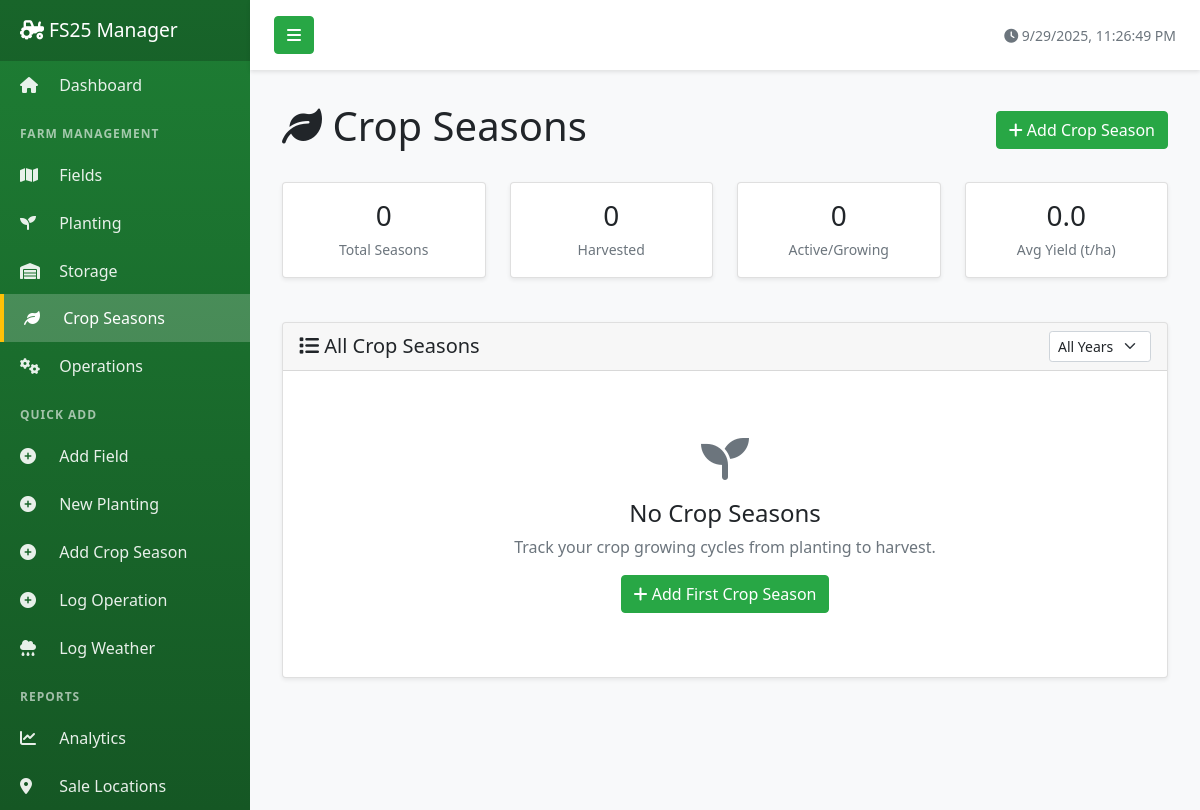
Page /crops on the earlier database version.
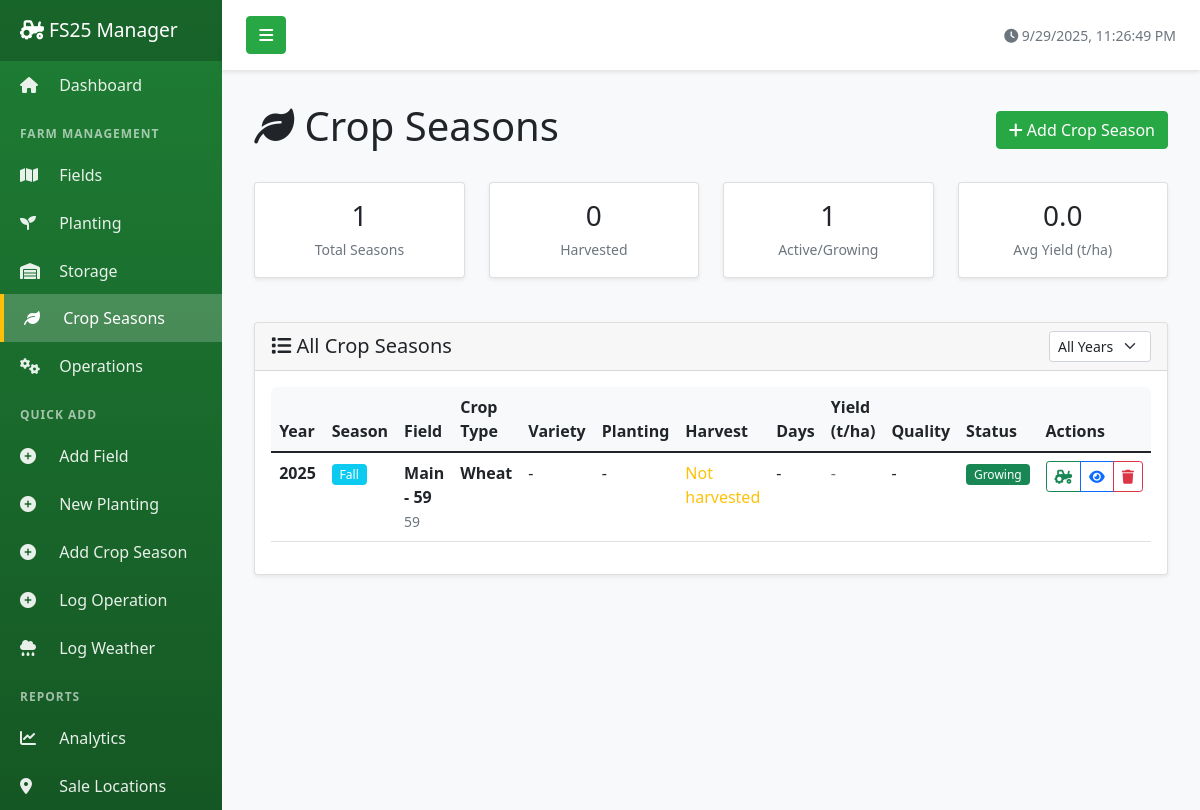
Same page on the later database version.
### tables this page shows
CREATE TABLE crop_seasons (
            season_id INTEGER PRIMARY KEY AUTOINCREMENT,
            field_id TEXT NOT NULL,
            crop_year INTEGER NOT NULL,
            season_name TEXT,
            crop_type TEXT NOT NULL,
            variety_name TEXT,
            planting_date DATE,
            harvest_date DATE,
            growth_days INTEGER,
            yield_tonnes_per_ha REAL,
            quality_percent REAL,
            weather_impact TEXT,
            disease_pest_notes TEXT,
            rotation_benefit_percent REAL,
            notes TEXT,
            created_date TIMESTAMP DEFAULT CURRENT_TIMESTAMP,
            FOREIGN KEY (field_id) REFERENCES fields (field_id)
        );

CREATE TABLE fields (
            field_id TEXT PRIMARY KEY,
            field_name TEXT NOT NULL,
            size_hectares REAL NOT NULL,
            soil_type TEXT,
            soil_ph REAL,
            organic_matter_percent REAL,
            drainage_rating TEXT,
            slope_percent REAL,
            gps_latitude REAL,
            gps_longitude REAL,
            purchase_price REAL,
            purchase_date DATE,
            current_value REAL,
            stone_percent REAL,
            notes TEXT,
            created_date TIMESTAMP DEFAULT CURRENT_TIMESTAMP,
            updated_date TIMESTAMP DEFAULT CURRENT_TIMESTAMP
        );

### app.py (the view)
@app.route('/crops')
def crops_list():
    conn = get_db_connection()
    if not conn:
        return redirect(url_for('index'))
    try:
        seasons = conn.execute('''
            SELECT cs.season_id, cs.field_id, f.field_name, cs.crop_year, cs.season_name,
                   cs.crop_type, cs.variety_name, cs.planting_date, cs.harvest_date,
                   cs.yield_tonnes_per_ha, cs.quality_percent, cs.growth_days
            FROM crop_seasons cs
            JOIN fields f ON cs.field_id = f.field_id
            ORDER BY cs.crop_year DESC, cs.planting_date DESC
        ''').fetchall()
        conn.close()
        return render_template('crops/list.html', seasons=seasons)
    except Exception as e:
        flash(f'Error loading crop seasons: {str(e)}', 'error')
        conn.close()
        return redirect(url_for('index'))

### app.py (called while the page is built)
def get_db_connection():
    if not os.path.exists(DATABASE_PATH):
        flash('Database not found! Please run database setup first.', 'error')
        return None
    conn = sqlite3.connect(DATABASE_PATH)
    conn.row_factory = sqlite3.Row  # This enables column access by name: row['field_name']
    return conn

### templates/crops/list.html (shortened to what the changed rows need)
{% extends "base.html" %}
{% block content %}
<div class="d-flex justify-content-between align-items-center mb-4">
    <h1><i class="fas fa-leaf"></i> Crop Seasons</h1>
</div>
<div class="row mb-4">
    <div class="col-md-3">
        <div class="card">
            <div class="card-body text-center">
                <h3 class="mb-1">{{ seasons|length }}</h3>
                <small class="text-muted">Total Seasons</small>
            </div>
        </div>
    </div>
                {% set harvested = seasons|selectattr('harvest_date')|list|length %}
    <div class="col-md-3">
        <div class="card">
            <div class="card-body text-center">
                {% set active = seasons|rejectattr('harvest_date')|list|length %}
                <h3 class="mb-1">{{ active }}</h3>
                <small class="text-muted">Active/Growing</small>
            </div>
        </div>
    </div>
                {% set yields = seasons|selectattr('yield_tonnes_per_ha')|map(attribute='yield_tonnes_per_ha')|list %}
</div>
<div class="card">
                    {% set years = seasons|map(attribute='crop_year')|unique|sort(reverse=True)|list %}
    <div class="card-body">
        {% if seasons %}
        <div class="table-responsive">
            <table class="table table-hover" id="seasonsTable">
                <thead>
                    <tr>
                        <th>Year</th>
                        <th>Season</th>
                        <th>Field</th>
                        <th>Crop Type</th>
                        <th>Variety</th>
                        <th>Planting</th>
                        <th>Harvest</th>
                        <th>Days</th>
                        <th>Yield (t/ha)</th>
                        <th>Quality</th>
                        <th>Status</th>
                        <th>Actions</th>
                    </tr>
                </thead>
                <tbody>
                    {% for season in seasons %}
                    <tr data-year="{{ season.crop_year }}">
                        <td><strong>{{ season.crop_year }}</strong></td>
                        <td>
                            {% if season.season_name %}
                                <span class="badge bg-info">{{ season.season_name }}</span>
                            {% else %}
                                -
                            {% endif %}
                        </td>
                        <td>
                            <strong>{{ season.field_name }}</strong>
                            <br><small class="text-muted">{{ season.field_id }}</small>
                        </td>
                        <td>
                            <strong>{{ season.crop_type }}</strong>
                        </td>
                        <td>{{ season.variety_name or '-' }}</td>
                        <td>{{ season.planting_date or '-' }}</td>
                        <td>
                            {% if season.harvest_date %}
                                {{ season.harvest_date }}
                            {% else %}
                                <span class="text-warning">Not harvested</span>
                            {% endif %}
                        </td>
                        <td>
                            {% if season.growth_days %}
                                {{ season.growth_days }}
                            {% else %}
                                -
                            {% endif %}
                        </td>
                        <td>
                            {% if season.yield_tonnes_per_ha %}
                                <strong class="text-success">{{ "{:.2f}".format(season.yield_tonnes_per_ha) }}</strong>
                            {% else %}
                                <span class="text-muted">-</span>
                            {% endif %}
                        </td>
                        <td>
                            {% if season.quality_percent %}
                                <span class="badge bg-{{ 'success' if season.quality_percent >= 90 else 'info' if season.quality_percent >= 80 else 'warning' }}">
                                    {{ season.quality_percent }}%
                                </span>
                            {% else %}
                                -
                            {% endif %}
                        </td>
                        <td>
                            {% if season.harvest_date %}
                                <span class="badge bg-secondary">Complete</span>
                            {% else %}
                                <span class="badge bg-success">Growing</span>
                            {% endif %}
                        </td>
                        <td>
                            <div class="btn-group" role="group">
                                {% if not season.harvest_date %}
                                <a href="{{ url_for('record_harvest', season_id=season.season_id) }}"
                                   class="btn btn-sm btn-outline-success"
                                   title="Record harvest">
                                    <i class="fas fa-tractor"></i>
                                </a>
                                {% endif %}
                                <button type="button" class="btn btn-sm btn-outline-primary"
                                        data-bs-toggle="modal"
                                        data-bs-target="#viewModal{{ season.season_id }}"
                                        title="View details">
                                    <i class="fas fa-eye"></i>
                                </button>
                                <button type="button" class="btn btn-sm btn-outline-danger"
                                        data-bs-toggle="modal"
                                        data-bs-target="#deleteModal{{ season.season_id }}"
                                        title="Delete season">
                                    <i class="fas fa-trash"></i>
                                </button>
                            </div>
                        </td>
                    </tr>
                    {% endfor %}
                </tbody>
            </table>
        </div>
        {% else %}
        <div class="text-center py-5">
            <i class="fas fa-seedling fa-3x text-muted mb-3"></i>
            <h4>No Crop Seasons</h4>
            <p class="text-muted">Track your crop growing cycles from planting to harvest.</p>
            <a href="{{ url_for('add_crop_season') }}" class="btn btn-success">
                <i class="fas fa-plus"></i> Add First Crop Season
            </a>
        </div>
        {% endif %}
    </div>
</div>
{% endblock %}

Differences in the rows shown:
added crop_seasons: crop_year "2025", season_name "Fall", field_name "Main - 59", field_id "59", crop_type "Wheat", variety_name "-", planting_date "-"
Other differences:
{{ seasons|length }}: "0" → "1"
{{ active }}: "0" → "1"
text no longer shown: "No Crop Seasons Track your crop growing cycles from planting to harvest. Add First Crop Season"
text now shown: "Year Season Field Crop Type Variety Planting Harvest Days Yield (t/ha) Quality Status Actions"
